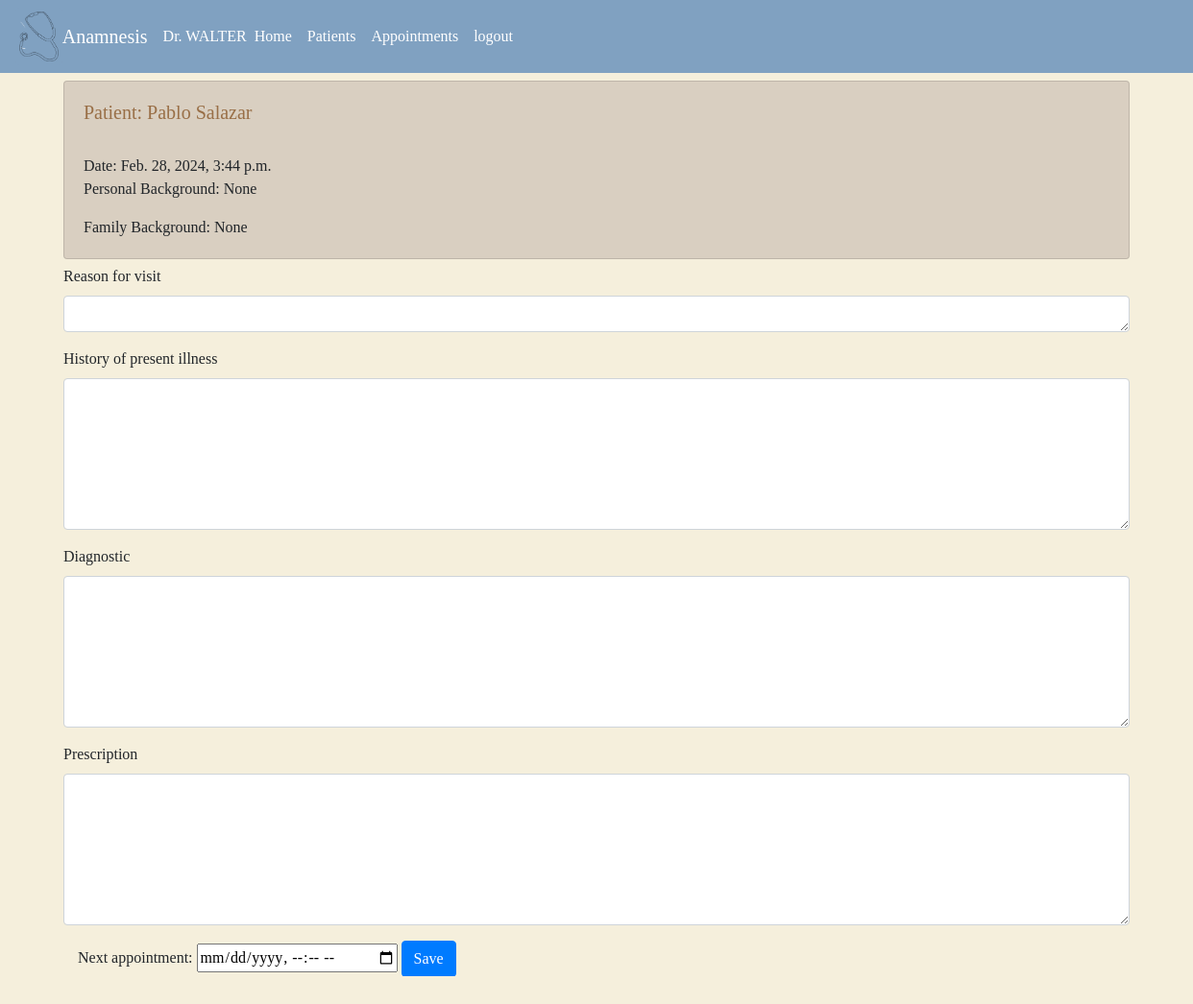
Screenshot of /historyform/13 (signed in) with the database file from the repository.
### anamnesis/models.py (models this page shows, shortened)
class User(AbstractUser):
    pass

class Patient(models.Model):
    doctor = models.ForeignKey(User, on_delete=models.CASCADE, blank=True, null=True, related_name="patients")
    name = models.CharField(max_length=25, blank=True)
    lastname = models.CharField(max_length=25, blank=True)
    address = models.CharField(max_length=50, blank=True, null=True)
    city = models.CharField(max_length=30, blank=True, null=True)
    state = models.CharField(max_length=20, blank=True, null=True)
    phonenumber = models.CharField(max_length=15, blank=True, null=True)
    date = models.DateTimeField(null=True)
    familyBackground = models.CharField(max_length=500, blank=True, null=True)
    personalBackground = models.CharField(max_length=500, blank=True, null=True)

### anamnesis/views.py (the view)
# urls.py: path("historyform/<int:patient_id>", views.history, name="history"), # create a new form for a patient
def history(request, patient_id):
    if request.method == "GET":
        patient = Patient.objects.get(pk=patient_id)
        name = patient.name
        lastname = patient.lastname
        date = patient.date
        patientid = patient.id
        familyBackground = patient.familyBackground
        personalBackground = patient.personalBackground
        return render(request, "anamnesis/patientHistory.html", {
            "name": name.capitalize(),
            "lastname": lastname,
            "date": date,
            "patientid": patientid,
            "familyBackground": familyBackground,
            "personalBackground": personalBackground,
        })
    return render(request, "f'anamnesis/historyForm/{patientid}")

### anamnesis/templates/anamnesis/patientHistory.html (shortened to what this page needs)
{% extends "anamnesis/layout.html" %}
{% load static %}
{% block body %}
{% if user.is_authenticated %}
<div class="container">
    <div class="card">
        <div class="card-body">
            <h5>Patient: {{name}} {{lastname}}</h5><br>
            Date: {{date}}<br>
            <p class="card-text">
                Personal Background: {{personalBackground}}
            </p>
            <p class="card-text">
                Family Background: {{familyBackground}}
            </p>
        </div>
    </div>
    <form action="{% url 'file' patient_id=patientid %}" class="mb-5" method="post">
        <div class="container">
            <div class="row mb-3">
                <label for="resonforvisit" class="form-label">Reason for visit</label>
                <textarea cols="20" class="form-control" id="" name="reasonforvisit" rows="1"></textarea>
            </div>
            <div class="row mb-3">
                <label for="resonforvisit" class="form-label">History of present illness</label>
                <textarea cols="20" class="form-control" id="" name="historyofillness" rows="6"></textarea>
            </div>
            <div class="row mb-3">
                <label for="diagnostic" class="form-label">Diagnostic</label>
                <textarea cols="20" class="form-control" name="diagnostic" id="" rows="6"></textarea>
            </div>
            <div class="row mb-3">
                <label for="prescription" class="form-label">Prescription</label>
                <textarea cols="20" class="form-control" name="prescription" id="" rows="6"></textarea>
            </div>
            <div>
                Next appointment:
                <input type="datetime-local" id="appointment_{{ fileofpatient.id }}" name="date" value=""/>
        <button type="submit" class="btn btn-primary">Save</button>
    </form>
</div>
{% else %}
<h1>403  You do not have access. Log in</h1>
{% endif %}
{% endblock %}

### anamnesis/templates/anamnesis/layout.html (shortened to what this page needs)
{% load static %}
<!DOCTYPE html>
<html lang="en">
    <head>
        <link rel="stylesheet" href="https://stackpath.bootstrapcdn.com/bootstrap/4.4.1/css/bootstrap.min.css">
        <link href="{% static 'anamnesis/styles.css' %}" rel="stylesheet">
    </head>
    <body>
        {% if user.is_authenticated %}
            <nav class="navbar navbar-expand-lg navbar-dark">
                <img src="{% static 'anamnesis/images/stethoscope.png' %}" alt="stethoscope" class="img-thumbnail text-center imageNav"> <a class="navbar-brand" href="{% url 'index' %}">Anamnesis</a><a class="nav-item" >Dr. {{request.user | upper}}</a>
                <div class="collapse navbar-collapse" id="navbarSupportedContent">
                    <ul class="navbar-nav mr-auto">
                        <li class="nav-item active">
                            <a class="nav-link" href="{% url 'index' %}">Home</a>
                        </li>
                        <li class="nav-item active">
                            <a class="nav-link" href="{% url 'patient' %}">Patients</a>
                        </li>
                        <li class="nav-item active">
                            <a class="nav-link" href="{% url 'appointments' %}">Appointments</a>
                        </li>
                        <li class="nav-item active">
                            <a class="nav-link" href="{% url 'logout' %}">logout</a>
                        </li>
                    </ul>
                </div>
            </nav>
        {% endif %}
        {% block body %}
        {% endblock %}
</html>

### anamnesis/static/anamnesis/styles.css (style rules this page uses)
body { position: relative; background-color: rgb(245, 239, 220); font-family: "Calibri"; }
.card { margin-top: 8px; margin-bottom: 6px; background-color: #d9cfc1; }
h5 { color:#996f47; }
.imageNav { background-color: rgb(128, 161, 193); border: none; width:auto; height: 60px; }
nav { width: 100%; box-sizing: content-box; overflow: scroll; background-color: rgb(128, 161, 193); color: white; }
ul { list-style-type: none; }

### rows the page displays
User: user "WALTER"
Patient: name "Pablo", lastname "Salazar", date "Feb. 28, 2024, 3:44 p.m."

### other values shown
{{ personalBackground }} "None"
{{ familyBackground }} "None"
